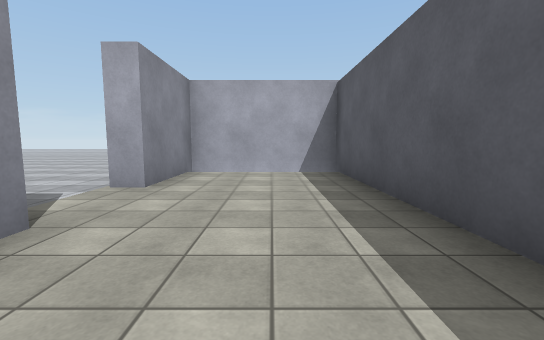
view 1 (above)

16 first-person views from a walk through a 3-D level made in the Unity game engine. The camera is 1.3 m above the floor, tilts 6° down and sees 90° across. The floor is counted in squares, 2 m on a side. Each view is taken from the middle of a square. On the plan, view 1 faces up. The plan holds only what a view shows up to about 9 squares ahead; the rest is blank. The place goes on beyond the plan. The player is left out. Door leaves are left out, so doorways stand open. Some surface patterns are stand-ins.

view 2
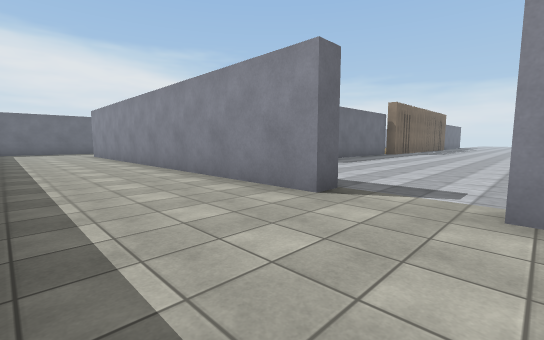

view 3
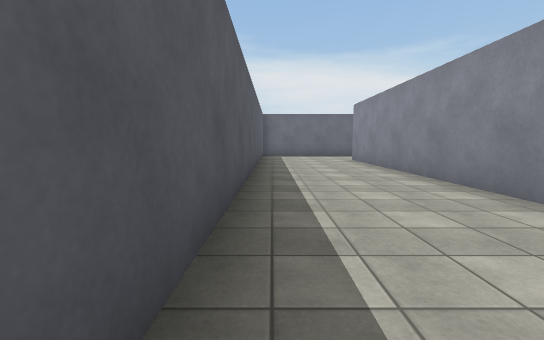

view 4
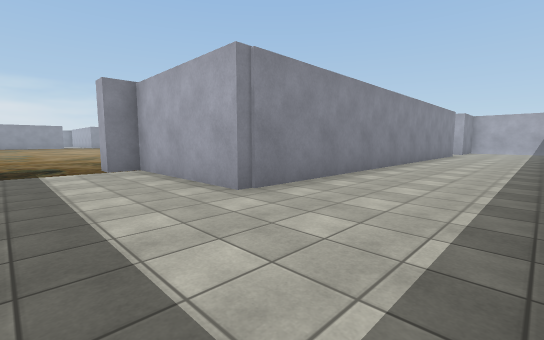

view 5
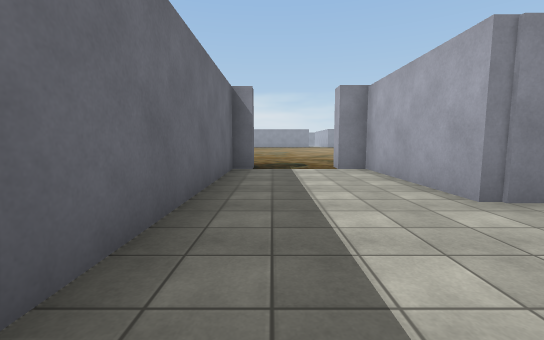

view 6
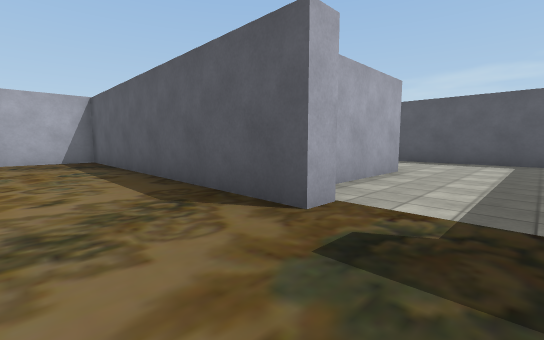

view 7
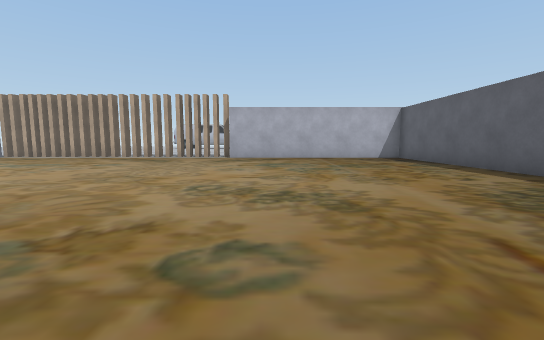

view 8
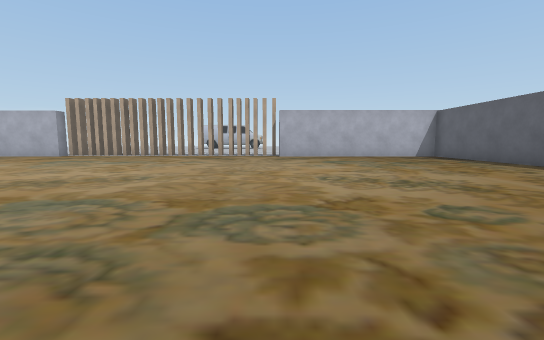

view 9
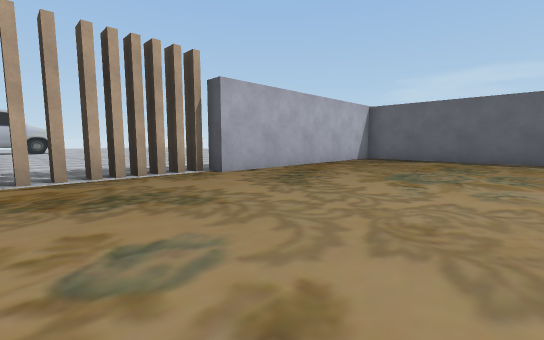

view 10
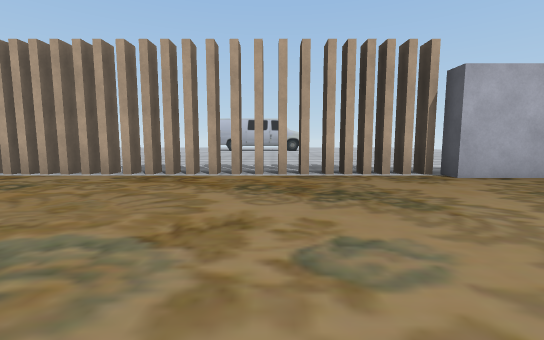

view 11
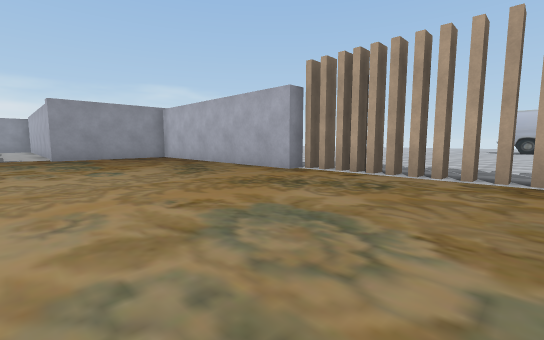

view 12
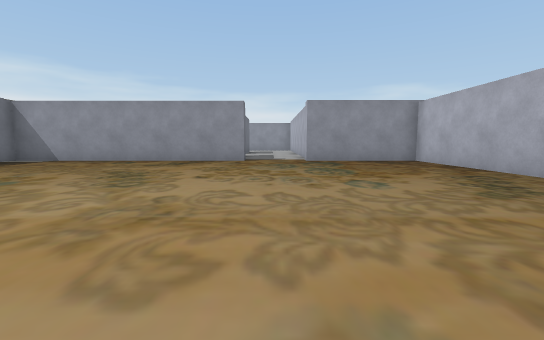

view 13
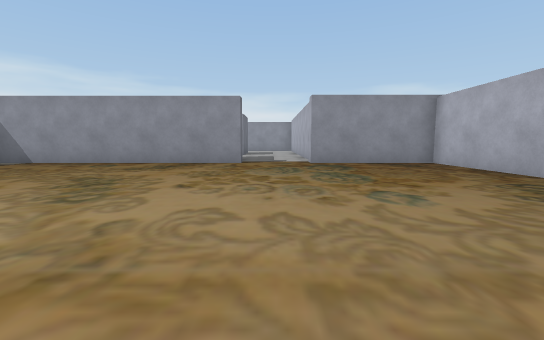

view 14
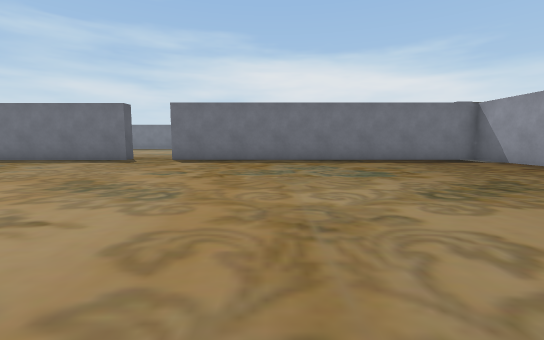

view 15
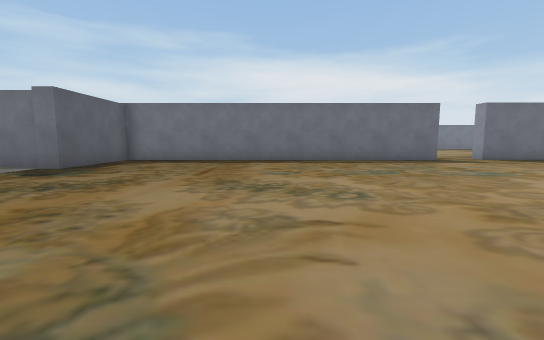

view 16
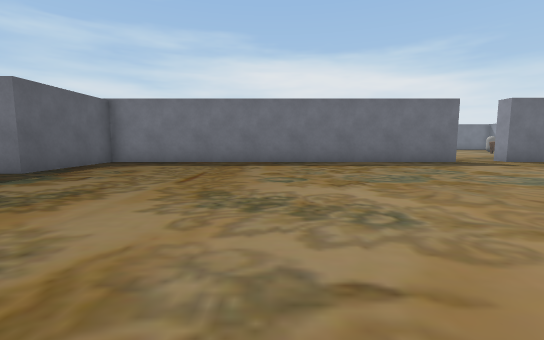

### Floor plan
Points are (right, up) in squares from view 1. A wall is a line through its corners. A room is listed if a view was taken in it or the views show most of it. See-through windows are left out.
Room 1 (views 1, 2, 3, 4, 5)
walls: (1.4, 1.4) (1.4, 6.1) (-1.8, 6.1) (-1.8, 3.8); (-1.8, 2) (-1.8, -9.8) (-5.4, -9.8) (-5.4, -10.4); (1.4, -12) (1.4, -0.4); (-5.4, -12.9) (0.1, -12.9)
ways out: open door at (-6, -11.5) to room 2; open door at (-2, 2.5)
Room 2 (views 6, 7, 8, 9, 10, 11, 12, 13, 14, 15, 16)
walls: (-16.9, -15.6) (-5.9, -15.6) (-5.9, -12.5); (-19.8, -15.6) (-18.3, -15.6); (-15.9, -1.8) (-15.9, -1.1); (-15.4, -1.8) (-15.4, -1.1); (-14.9, -1.8) (-14.9, -1.1); (-17.9, -1.1) (-17.9, -1.7) (-18.6, -1.7); (-18.3, -1.1) (-18.3, -1.8); (-17.5, -1.1) (-17.5, -1.8); (-18.8, -1.1) (-18.8, -1.8); (-17.1, -1.1) (-17.1, -1.8); (-14.6, -1.8) (-14.6, -1.1); (-19.2, -1.1) (-19.2, -1.7) (-19.9, -1.7); (-19.6, -1.1) (-19.6, -1.8); (-14.2, -1.8) (-14.2, -1.1); (-20, -1.1) (-20, -1.8); (-20.4, -1.1) (-20.4, -1.8); (-13.8, -1.8) (-13.8, -1.1); (-20.8, -1.1) (-20.8, -1.8); (-21.1, -1.2) (-21.1, -1.8); (-13.4, -1.8) (-13.4, -1.1); (-22.3, -1.6) (-22.3, -2.1) (-29.2, -2.1) (-29.2, -5.8); (-21.6, -1.1) (-21.6, -1.8); (-22, -1.2) (-22, -1.8); (-13, -1.8) (-13, -1.1); (-29.2, -7.9) (-29.2, -15.2); (-5.9, -10.4) (-5.9, -2.1) (-12.7, -2.1) (-12.7, -1.6); (-29.1, -15.6) (-28.6, -15.6)
ways out: open door at (-6, -11.5) to room 1; open door at (-29.5, -6.5); open door at (-17.5, -16); gap at (-19, -1); gap at (-14.5, -1)

Where each view was taken, in squares from view 1:
view 1: 0 up, 0 right, facing up
view 2: 4 up, 1 right, facing down-left
view 3: 0 up, 1 right, facing down
view 4: 12 down, 1 right, facing up-left
view 5: 12 down, 1 right, facing left
view 6: 12 down, 8 left, facing up-right
view 7: 13 down, 11 left, facing up
view 8: 14 down, 13 left, facing up
view 9: 7 down, 16 left, facing up-right
view 10: 7 down, 16 left, facing up
view 11: 7 down, 18 left, facing up-left
view 12: 7 down, 20 left, facing left
view 13: 7 down, 21 left, facing left
view 14: 6 down, 22 left, facing down
view 15: 6 down, 11 left, facing down
view 16: 7 down, 11 left, facing down
